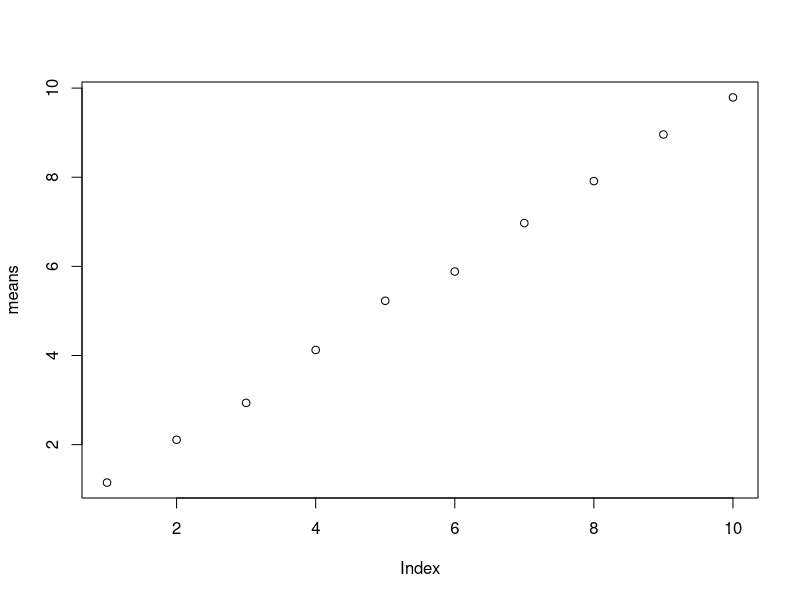

The R script that drew this image: (Note: this script raises an error after producing the figure.)
#Let's create a list with sets of values drawn from normal distributions with increasing means

exampleList <- vector("list", length = 10)   #make an empty list
for (i in 1:length(exampleList)) {          #for loop using index
  exampleList[[i]] <- rnorm(10, i, 0.5)     #generate normal distrubution of data centered around index of list
}

#And lets calculate some summary statistics from each set of values:
means <- c()                                 #empty vector to store means
std <- c()
for (vec in exampleList) {                  #for loop using values
  means <- c(means, mean(vec))               #get the mean of each item in list
  std <- c(std, sd(vec))
}
plot(means)
ggplot(data.frame(group = LETTERS[1:10], mean = means, sd = std)) + geom_point(aes(x = group, y = mean)) +geom_errorbar(aes(x = group, ymin = mean - sd, ymax = mean + sd)) #don't worry about this line of code, just check out the plot 

#Now lets write some functions to move an agent. The recursive function and the function using "while" do the same thing!
move <- function(x, y, averageDist, sd) {     #function to move randomly in x-yplane
  dist <- rnorm(1, averageDist, sd)
  angle <- runif(1, 0, 2*pi)
  x <- x + dist*cos(angle)
  y <- y + dist*sin(angle)
  return(c(x,y))
}

moveDistanceRecursive <- function(location, averageDist, sd, endDist) {
  #input: location is a dataframe w. x and y columns (numeric vectors). averageDist and sd are single numeric values.
  ##      endDist is a single numeric value giving the distance from the start location the agent must move
  #output: a dataframe w/ all locations reached
  newLocation <- move(location[nrow(location),1], location[nrow(location),2], averageDist, sd)
  distFromStart <- sqrt(sum((location[1,] - newLocation)^2)) #pythogorean theorum
  if (distFromStart >= endDist) return(rbind(location, newLocation))
  return(moveDistanceRecursive(rbind(location, newLocation),averageDist, sd, endDist))
}

moveDistanceWhile <- function(location, averageDist, sd, endDist) {
  #input: location is a dataframe w. x and y columns (numeric vectors). averageDist and sd are single numeric values.
  ##      endDist is a single numeric value giving the distance from the start location the agent must move
  #output: a dataframe w/ all locations reached
  while (distFromStart < endDist) {
    newLocation <- move(location[nrow(location),1], location[nrow(location),2], averageDist, sd)
    distFromStart <- sqrt(sum((location[1,] - newLocation)^2)) #pythogorean theorum
    location = rbind(location, newLocation)                    #This line still runs on last loop!
  }
  return(location)
}

times <- 40
simulations <- vector("list", times)
lengths <- vector(length = times)

#Two methods for running movement simulations multiple times
for (i in 1:times) {
  simulations[[i]] <- moveDistanceRecursive(data.frame(x=0, y =0), 1, 0.2, 3)
  lengths[i] <- nrow(simulations[[i]])
}
plot(table(lengths))
##OR##

i = 1
while(i <= times) {
  i = i+1
  simulations[[i]] <- moveDistanceRecursive(data.frame(x=0, y =0), 1, 0.2, 3)
  lengths[i] <- nrow(simulations[[i]])
}
plot(table(lengths))
